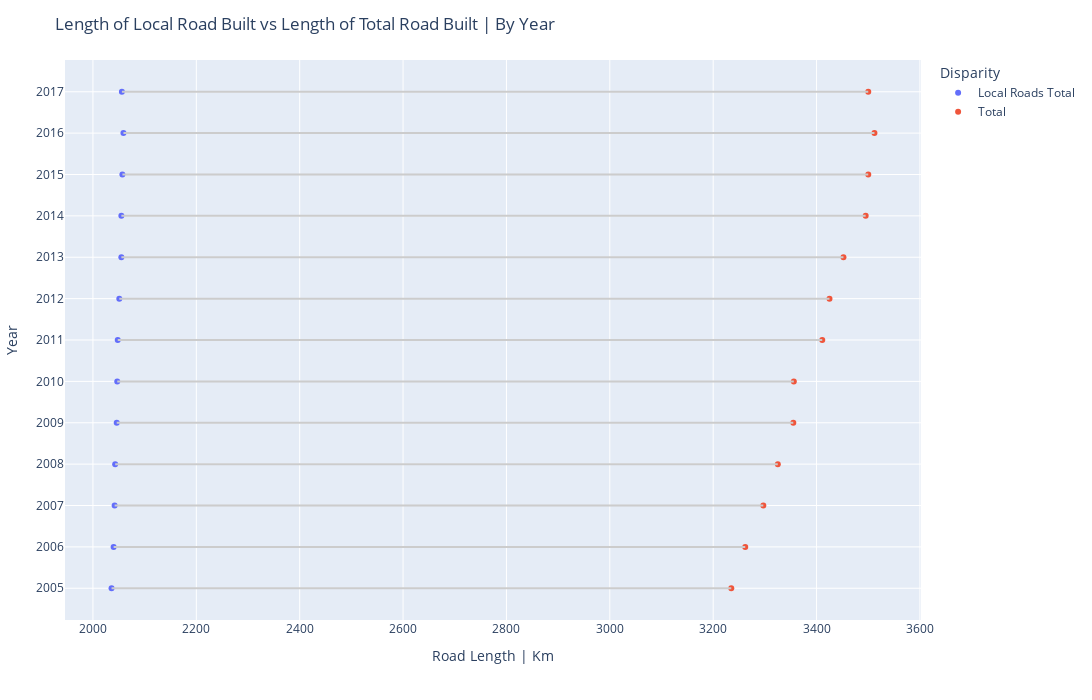

Write notebook code for a chart like this one.
### Markdown cell above
## Analysis 7

### Code cell
fig = px.scatter(total_facilities_by_year, x=['Local Roads Total','Total'], y='Year', labels={'variable':'Disparity'})
fig.update_layout(title_text = "Length of Local Road Built vs Length of Total Road Built | By Year",
    xaxis_title = "Road Length | Km",
    margin_l = 65)
for i in range(total_facilities_by_year.shape[0]):
    fig.add_shape(
        type='line',
        x0=total_facilities_by_year['Local Roads Total'].iloc[i], y0=total_facilities_by_year['Year'].iloc[i],
        x1=total_facilities_by_year['Total'].iloc[i], y1=total_facilities_by_year['Year'].iloc[i],
        line_color="#cccccc"
    )
fig.update_layout(height=700,width=1600, yaxis=dict(
            tickmode='linear'))
fig.update_layout(hovermode="x")

fig.show()

### Figure 1 — Plotly figure (JSON) as saved in the notebook; plotly's stock layout.template omitted (floating-point values rounded to 4 significant figures)
{"data": [{"hovertemplate": "Disparity=Local Roads Total<br>value=%{x}<br>Year=%{y}<extra></extra>", "legendgroup": "Local Roads Total", "marker": {"color": "#636efa", "symbol": "circle"}, "mode": "markers", "name": "Local Roads Total", "orientation": "v", "showlegend": true, "type": "scatter", "x": [2036, 2040, 2042, 2043, 2046, 2047, 2048, 2051, 2055, 2055, 2057, 2059, 2056], "xaxis": "x", "y": [2005, 2006, 2007, 2008, 2009, 2010, 2011, 2012, 2013, 2014, 2015, 2016, 2017], "yaxis": "y"}, {"hovertemplate": "Disparity=Total<br>value=%{x}<br>Year=%{y}<extra></extra>", "legendgroup": "Total", "marker": {"color": "#EF553B", "symbol": "circle"}, "mode": "markers", "name": "Total", "orientation": "v", "showlegend": true, "type": "scatter", "x": [3235, 3262, 3297, 3325, 3355, 3356, 3411, 3425, 3452, 3495, 3500, 3512, 3500], "xaxis": "x", "y": [2005, 2006, 2007, 2008, 2009, 2010, 2011, 2012, 2013, 2014, 2015, 2016, 2017], "yaxis": "y"}], "layout": {"height": 700, "hovermode": "x", "legend": {"title": {"text": "Disparity"}, "tracegroupgap": 0}, "margin": {"l": 65, "t": 60}, "shapes": [{"line": {"color": "#cccccc"}, "type": "line", "x0": 2036, "x1": 3235, "y0": 2005, "y1": 2005}, {"line": {"color": "#cccccc"}, "type": "line", "x0": 2040, "x1": 3262, "y0": 2006, "y1": 2006}, {"line": {"color": "#cccccc"}, "type": "line", "x0": 2042, "x1": 3297, "y0": 2007, "y1": 2007}, {"line": {"color": "#cccccc"}, "type": "line", "x0": 2043, "x1": 3325, "y0": 2008, "y1": 2008}, {"line": {"color": "#cccccc"}, "type": "line", "x0": 2046, "x1": 3355, "y0": 2009, "y1": 2009}, {"line": {"color": "#cccccc"}, "type": "line", "x0": 2047, "x1": 3356, "y0": 2010, "y1": 2010}, {"line": {"color": "#cccccc"}, "type": "line", "x0": 2048, "x1": 3411, "y0": 2011, "y1": 2011}, {"line": {"color": "#cccccc"}, "type": "line", "x0": 2051, "x1": 3425, "y0": 2012, "y1": 2012}, {"line": {"color": "#cccccc"}, "type": "line", "x0": 2055, "x1": 3452, "y0": 2013, "y1": 2013}, {"line": {"color": "#cccccc"}, "type": "line", "x0": 2055, "x1": 3495, "y0": 2014, "y1": 2014}, {"line": {"color": "#cccccc"}, "type": "line", "x0": 2057, "x1": 3500, "y0": 2015, "y1": 2015}, {"line": {"color": "#cccccc"}, "type": "line", "x0": 2059, "x1": 3512, "y0": 2016, "y1": 2016}, {"line": {"color": "#cccccc"}, "type": "line", "x0": 2056, "x1": 3500, "y0": 2017, "y1": 2017}], "title": {"text": "Length of Local Road Built vs Length of Total Road Built | By Year"}, "width": 1600, "xaxis": {"anchor": "y", "domain": [0.0, 1.0], "title": {"text": "Road Length | Km"}}, "yaxis": {"anchor": "x", "domain": [0.0, 1.0], "tickmode": "linear", "title": {"text": "Year"}}}}
